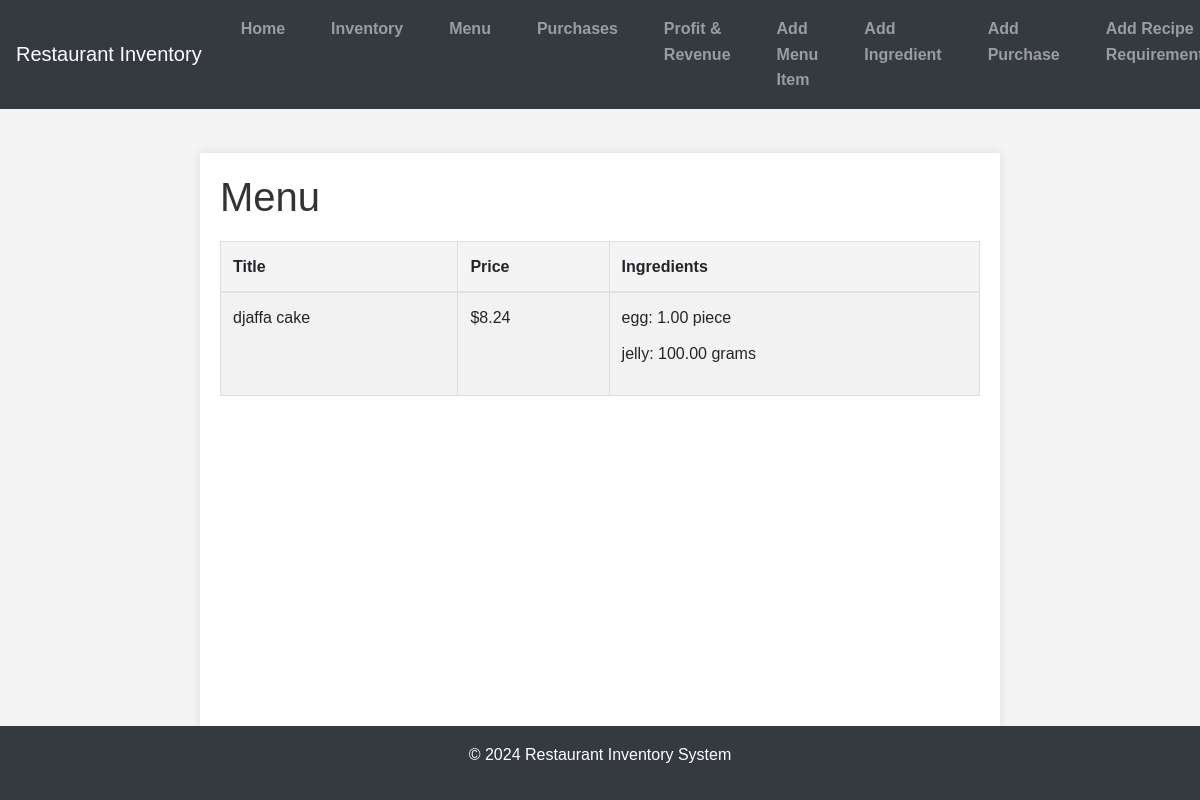
The page /menu/ on the database as committed earlier.
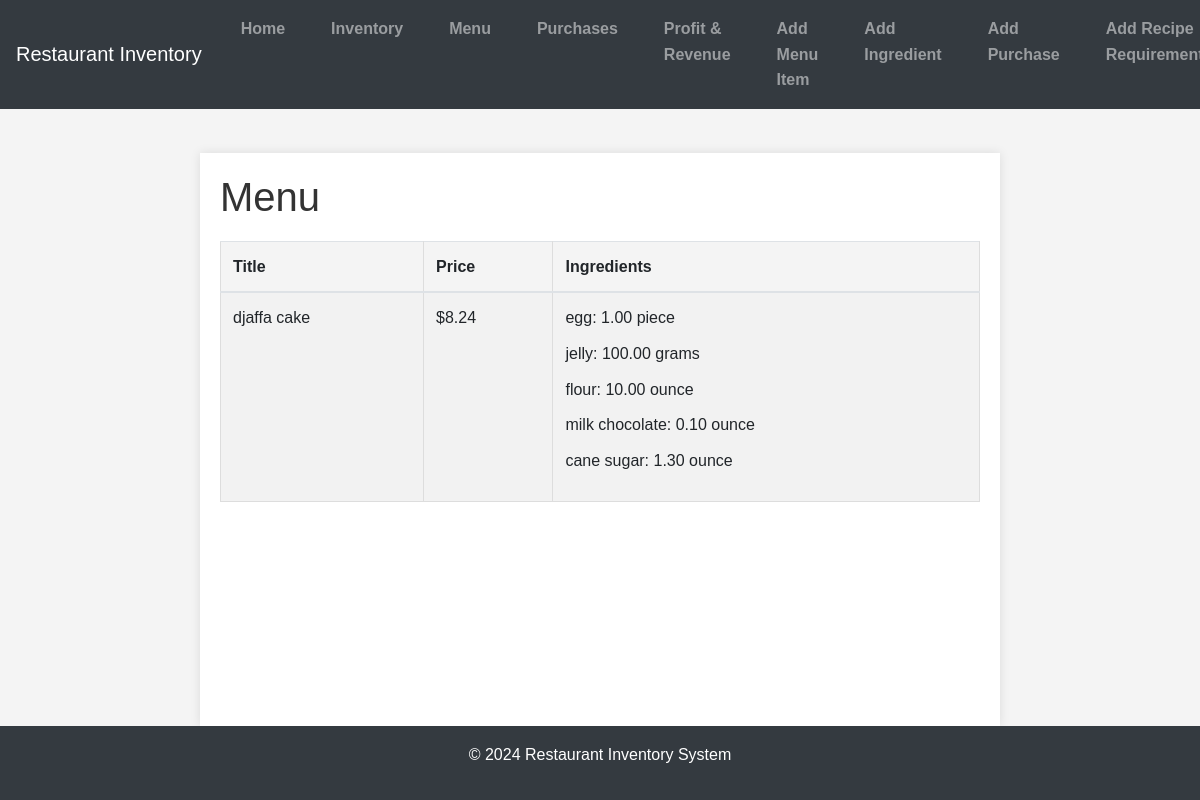
The same page on the database as committed later.
### inventory/models.py (models this page shows, shortened)
class MenuItem(models.Model):
    title = models.CharField(max_length=100, null=False, blank=False)
    price = models.DecimalField(decimal_places=2, max_digits=10, blank=False, null=False)

class RecipeRequirements(models.Model):
    menu_item = models.ForeignKey(MenuItem, on_delete=models.CASCADE)
    ingredient = models.ForeignKey(Ingredient, on_delete=models.CASCADE)
    quantity = models.DecimalField(decimal_places=2, max_digits=10, blank=False, null=False)

class Ingredient(models.Model):
    name = models.CharField(max_length=100, null=False, blank=False)
    quantity = models.IntegerField(blank=False, null=False)
    unit_price = models.DecimalField(decimal_places=2, max_digits=10, blank=False, null=False)
    unit = models.CharField(max_length=100, null=False, blank=False)

### inventory/views.py (the view)
# urls.py: path('menu/', MenuItemListView.as_view(), name='menu'),
class MenuItemListView(ListView):
    model = MenuItem
    template_name = 'inventory/menu.html'
    context_object_name = 'menu_items'
    def get_context_data(self, **kwargs):
        context = super().get_context_data(**kwargs)
        menu_items = context['menu_items']
        for item in menu_items:
            item.ingredients = RecipeRequirements.objects.filter(menu_item=item)
        return context

### inventory/templates/inventory/menu.html (shortened to what this page needs)
{% extends 'inventory/base.html' %}
{% block content %}
<h1>Menu</h1>
<table class="table table-striped">
    <thead>
        <tr>
            <th>Title</th>
            <th>Price</th>
            <th>Ingredients</th>
        </tr>
    </thead>
    <tbody>
        {% for item in menu_items %}
        <tr>
            <td>{{ item.title }}</td>
            <td>${{ item.price }}</td>
            <td>
                <ul>
                    {% for req in item.ingredients %}
                    <li>{{ req.ingredient.name }}: {{ req.quantity }} {{ req.ingredient.unit }}</li>
                    {% endfor %}
                </ul>
            </td>
        </tr>
        {% endfor %}
    </tbody>
</table>
{% endblock %}

### inventory/templates/inventory/base.html (shortened to what this page needs)
<!DOCTYPE html>
<html>
<head>
    {% load static %}
    <link rel="stylesheet" href="https://stackpath.bootstrapcdn.com/bootstrap/4.5.2/css/bootstrap.min.css">
    <link rel="stylesheet" type="text/css" href="{% static 'css/styles.css' %}">
</head>
<body>
    <nav class="navbar navbar-expand-lg navbar-dark bg-dark">
        <a class="navbar-brand" href="{% url 'home' %}">Restaurant Inventory</a>
        <div class="collapse navbar-collapse" id="navbarNav">
            <ul class="navbar-nav ml-auto">
                <li class="nav-item"><a class="nav-link" href="{% url 'home' %}">Home</a></li>
                <li class="nav-item"><a class="nav-link" href="{% url 'index' %}">Inventory</a></li>
                <li class="nav-item"><a class="nav-link" href="{% url 'menu' %}">Menu</a></li>
                <li class="nav-item"><a class="nav-link" href="{% url 'purchases' %}">Purchases</a></li>
                <li class="nav-item"><a class="nav-link" href="{% url 'profit_revenue' %}">Profit & Revenue</a></li>
                <li class="nav-item"><a class="nav-link" href="{% url 'add_menu_item' %}">Add Menu Item</a></li>
                <li class="nav-item"><a class="nav-link" href="{% url 'add_ingredient' %}">Add Ingredient</a></li>
                <li class="nav-item"><a class="nav-link" href="{% url 'add_purchase' %}">Add Purchase</a></li>
                <li class="nav-item"><a class="nav-link" href="{% url 'add_recipe_requirement' %}">Add Recipe Requirement</a></li>
            </ul>
        </div>
    </nav>
    <div class="container mt-4">
        {% block content %}{% endblock %}
    </div>
    <footer class="footer bg-dark text-white text-center py-3">
        <p>&copy; 2024 Restaurant Inventory System</p>
    </footer>
</body>
</html>

### static/css/styles.css (style rules this page uses)
* { margin: 0; padding: 0; box-sizing: border-box; }
html, body { height: 100%; font-family: Arial, sans-serif; line-height: 1.6; background-color: #f4f4f4; color: #333; }
body { display: flex; flex-direction: column; min-height: 100vh; }
nav { background-color: #333; color: #fff; padding: 10px 0; margin-bottom: 20px; }
nav ul { list-style: none; display: flex; justify-content: center; }
nav ul li { margin: 0 15px; }
nav ul li a { color: #fff; text-decoration: none; font-weight: bold; }
.container { flex: 1; max-width: 800px; margin: 0 auto; background: #fff; padding: 20px; box-shadow: 0 0 10px rgba(0, 0, 0, 0.1); }
h1, h2, h3 { margin-bottom: 20px; color: #333; }
table { width: 100%; border-collapse: collapse; margin-bottom: 20px; }
table, th, td { border: 1px solid #ddd; }
th, td { padding: 10px; text-align: left; }
th { background-color: #f4f4f4; }
ul { list-style: none; padding: 0; }
ul li { margin-bottom: 10px; }
a { color: #333; text-decoration: none; }
.footer { text-align: center; padding: 10px 0; background-color: #333; color: #fff; width: 100%; }

Rows that differ between the two databases and show on the page:
added RecipeRequirements: ingredient.name "flour", quantity "10.00", ingredient.unit "ounce"
added RecipeRequirements: ingredient.name "milk chocolate", quantity "0.10", ingredient.unit "ounce"
added RecipeRequirements: ingredient.name "cane sugar", quantity "1.30", ingredient.unit "ounce"
